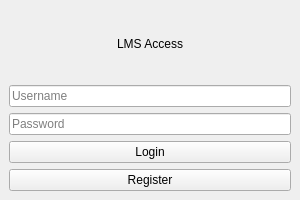
<?xml version="1.0" encoding="UTF-8"?>
<ui version="4.0">
 <class>LoginWindow</class>
 <widget class="QMainWindow" name="LoginWindow">
  <property name="geometry">
   <rect>
    <x>0</x>
    <y>0</y>
    <width>300</width>
    <height>200</height>
   </rect>
  </property>
  <property name="windowTitle">
   <string>LMS Login</string>
  </property>
  <widget class="QWidget" name="centralwidget">
   <layout class="QVBoxLayout" name="verticalLayout">
    <item>
     <widget class="QLabel" name="headerLabel">
      <property name="text">
       <string>LMS Access</string>
      </property>
      <property name="alignment">
       <set>Qt::AlignCenter</set>
      </property>
     </widget>
    </item>
    <item>
     <widget class="QLineEdit" name="usernameLineEdit">
      <property name="placeholderText">
       <string>Username</string>
      </property>
     </widget>
    </item>
    <item>
     <widget class="QLineEdit" name="passwordLineEdit">
      <property name="echoMode">
       <enum>QLineEdit::Password</enum>
      </property>
      <property name="placeholderText">
       <string>Password</string>
      </property>
     </widget>
    </item>
    <item>
     <widget class="QPushButton" name="loginButton">
      <property name="text">
       <string>Login</string>
      </property>
     </widget>
    </item>
    <item>
     <widget class="QPushButton" name="registerButton">
      <property name="text">
       <string>Register</string>
      </property>
     </widget>
    </item>
   </layout>
  </widget>
 </widget>
 <resources/>
 <connections/>
</ui>
